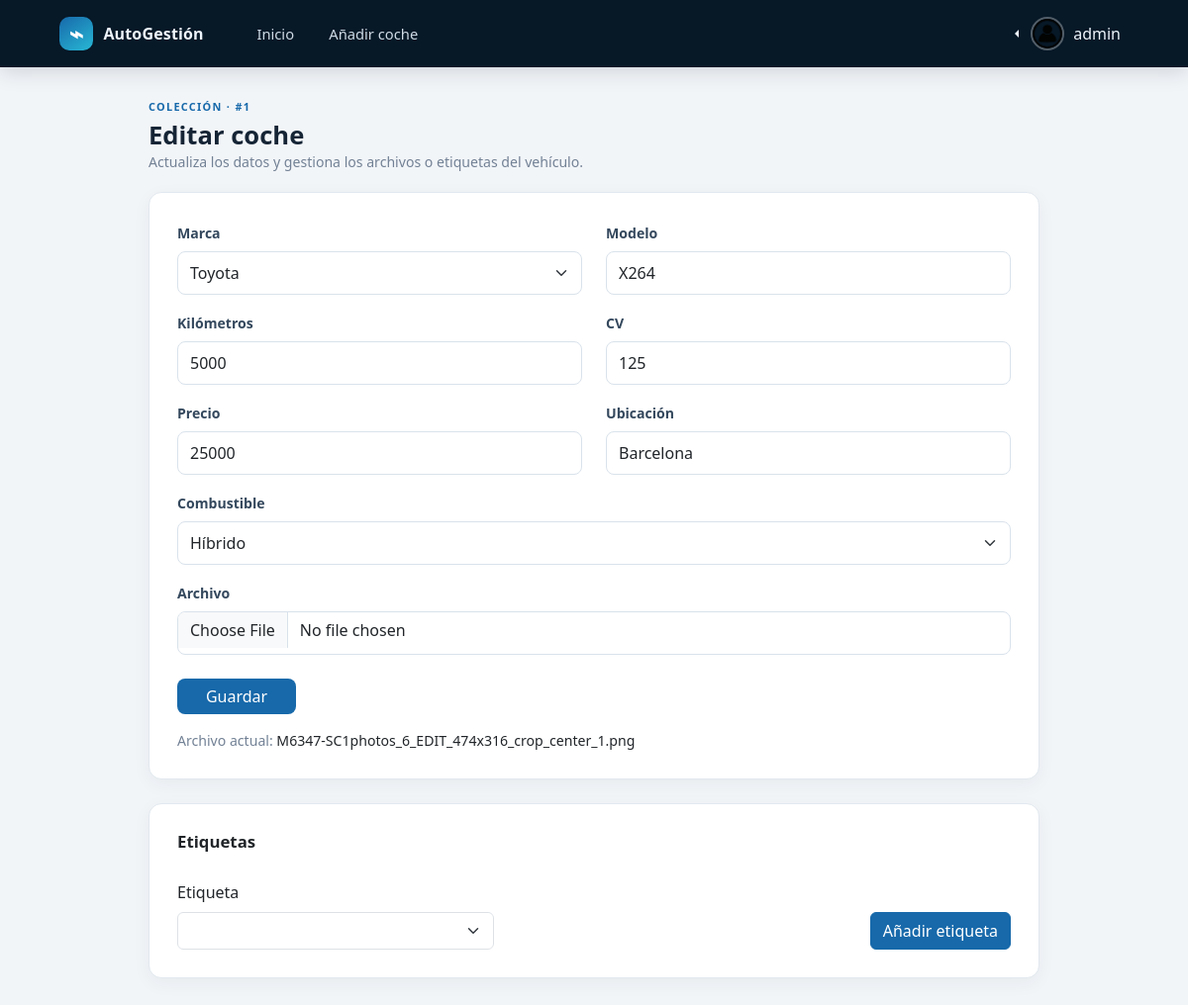
Screenshot of /tasks/update/1 (signed in) with the database file from the repository.
### app/auth/models.py (models this page shows, shortened)
class User(db.Model):
    __tablename__ = 'users'
    id = db.Column(db.Integer, primary_key=True)
    username = db.Column(db.String(80), unique=True, nullable=False)
    pwhash = db.Column(db.String(128), nullable=False)
    email = db.Column(db.String(255), nullable=False, unique=True)
    email_cofirmed_at = db.Column(db.DateTime())
    first_name = db.Column(db.String(100), nullable=False)
    last_name = db.Column(db.String(100), nullable=False)
    avatar_id = db.Column(db.Integer, db.ForeignKey('files.id'), nullable=True)
    address_id = db.Column(db.Integer, db.ForeignKey('addresses.id'), nullable=True)
    avatar = relationship('Document', lazy='joined')
    social_networks = relationship('SocialNetwork', lazy='joined', secondary='user_social_networks')
    lang = db.Column(db.Enum(LangChoices), default=LangChoices.EN)
    @property
    def is_authenticated(self):
        return True

### app/tasks/models.py (models this page shows, shortened)
class Task(db.Model):
    __tablename__ = 'coches'
    id=db.Column(db.Integer, primary_key=True)
    model=db.Column(db.String(255))
    document_id=db.Column(db.Integer, db.ForeignKey('files.id'))
    document = relationship("Document", lazy="joined")
    brand_id=db.Column(db.Integer, db.ForeignKey('brands.id'))
    brand = relationship("Brand", lazy="joined")
    km=db.Column(db.Integer)
    cv=db.Column(db.Integer)
    price=db.Column(db.Integer)
    place=db.Column(db.String(255))
    gasoline_type_id=db.Column(db.Integer, db.ForeignKey('gasoline.id'))
    gasoline = relationship("Gasoline", lazy="joined")
    user_id = db.Column(db.Integer, db.ForeignKey('users.id'), nullable=False)
    user = relationship('User', lazy='joined')
    tags = relationship("Tag", secondary=task_tags)

class Document(db.Model):
    __tablename__ = 'files'
    id=db.Column(db.Integer, primary_key=True)
    filename=db.Column(db.String(255))
    extension=db.Column(db.String(10))
    task = relationship("Task", back_populates="document", foreign_keys="Task.document_id", uselist=False)

### app/tasks/controllers.py (the view, shortened to what this page needs)
@taskRoute.route('/update/<int:id>', methods=['GET', 'POST'])
def update(id:int):
    task = operations.getById(id, show404=True)
    form = forms.Task()
    form.brand.choices = [(brand.id, brand.name) for brand in task_models.Brand.query.all()]
    form.gasoline.choices = [(gas.id, gas.type) for gas in task_models.Gasoline.query.all()]
    form_tag = forms.TaskTagAdd()
    form_tag.tag.choices = [(tag.id, tag.name) for tag in task_models.Tag.query.all()]
    formTagRemove = forms.TaskTagRemove()
    document = None
    if task.document_id is not None:
        document = operations.getByIdDocument(task.document_id)
    if request.method == 'GET':
        form.model.data = task.model
        form.brand.data = task.brand_id
        form.km.data = task.km
        form.cv.data = task.cv
        form.price.data = task.price
        form.place.data = task.place
        form.gasoline.data = task.gasoline_type_id
    return render_template("dashboard/tasks/update.html", form=form, formTag=form_tag, formTagRemove=formTagRemove, id=id, document=document, task=task)

### app/tasks/forms.py
class Task(FlaskForm):
    model = StringField(_('Modelo'), validators=[InputRequired(message=_('This field is required.'))])
    km = IntegerField(_('Kilómetros'))
    cv = IntegerField(_('CV'))
    price = IntegerField(_('Precio'))
    place = StringField(_('Ubicación'))
    gasoline = SelectField(_('Combustible'), choices=[], coerce=int)
    file = FileField(_('Archivo'))
    brand = SelectField(_('Marca'), choices=[], coerce=int)

class TaskTagAdd(FlaskForm):
    tag = SelectField(_('Etiqueta'), choices=[])

### app/__init__.py (called while the page is built)
def get_locale():
    return request.accept_languages.best_match(['es', 'en'])

### app/auth/controllers.py (called while the page is built)
@login_manager.user_loader
def load_user(user_id):
    return db.session.get(User, int(user_id))

### app/tasks/controllers.py (called while the page is built)
@taskRoute.before_request
@login_required
def before():
    pass

### app/tasks/operations.py (called while the page is built)
def getById(id: int, show404=False):
    if show404:
        task = db.get_or_404(models.Task, id)
    else:
        task = db.session.get(models.Task, id)
    return task

def getByIdDocument(id: int, show404=False):
    if show404:
        task = db.get_or_404(models.Document, id)
    else:
        task = db.session.get(models.Document, id)
    return task

### app/templates/dashboard/tasks/update.html (shortened to what this page needs)
{% extends "dashboard/base.html" %}
{% block content %}
<div class="container dashboard-form-page">
    <div class="dashboard-form-heading">
        <p class="fleet-eyebrow">{{ _('COLECCIÓN') }} · #{{ id }}</p>
        <h1>{{ _('Editar coche') }}</h1>
        <p class="fleet-muted mb-0">{{ _('Actualiza los datos y gestiona los archivos o etiquetas del vehículo.') }}</p>
    </div>
    <section class="card dashboard-form-card">
        <div class="card-body">
            <form class="dashboard-form" action="" method="post" enctype="multipart/form-data">
                {% include 'dashboard/tasks/_form.html' %}
            </form>
            <p class="small fleet-muted mt-3 mb-0">
                {% if document %}
                {{ _('Archivo actual:') }} <span class="text-body">{{ document.filename }}</span>
                {% else %}
                {{ _('Todavía no hay ningún archivo subido.') }}
                {% endif %}
            </p>
        </div>
    </section>
    <section class="card dashboard-detail-card mt-4">
        <div class="card-body">
            <h2 class="dashboard-section-title mt-0">{{ _('Etiquetas') }}</h2>
            {% include 'dashboard/tasks/tag/assing.html' %}
        </div>
    </section>
</div>
{% endblock %}

### app/templates/dashboard/base.html (shortened to what this page needs)
<!DOCTYPE html>
<html lang="es">
<head>
    <link rel="stylesheet" href="{{ url_for('static', filename='bootstrap/css/bootstrap.min.css')}}">
    <link rel="stylesheet" href="{{ url_for('static', filename='dashboard.css') }}">
</head>
<body class="fleet-page">
    <nav class="navbar navbar-expand-lg fleet-navbar">
        <div class="container-fluid">
            <a class="navbar-brand fleet-brand" href="{{ url_for('tasks.index') }}">
                <span class="fleet-brand-icon" aria-hidden="true">⌁</span>
                <span>AutoGestión</span>
            </a>
            <div class="navbar-collapse collapse" id="navbarApp">
                <ul class="navbar-nav fleet-nav-links">
                    <li class="nav-item">
                        <a class="nav-link" href="{{ url_for('tasks.index') }}">{{ _('Inicio') }}</a>
                    </li>
                    <li class="nav-item">
                        <a class="nav-link" href="{{ url_for('tasks.create') }}">{{ _('Añadir coche') }}</a>
                    </li>
                </ul>
                <ul class="navbar-nav ms-auto">
                    <li class="nav-item dropdown dropstart">
                        <a href="#" class="nav-link dropdown-toggle fleet-profile" data-bs-toggle="dropdown">
                            <img src="{{ url_for('static', filename='img/profile.png') }}" width="34" height="34" alt="">
                            <span>{{ current_user.username }}</span>
                        </a>
                    </li>
                </ul>
            </div>
        </div>
    </nav>
    <main class="dashboard-shell">
        {% block content %}{% endblock %}
    </main>
</body>
</html>

### app/templates/dashboard/tasks/_form.html (shortened to what this page needs)
<div class="row">
    <div class="col">
        <div class="mb-3">
            {{form.brand.label(class="form-label")}}
            {{form.brand(class="form-select")}}
        </div>
    </div>
    <div class="col">
        <div class="mb-3">
            {{form.model.label(class="form-label")}}
            {{form.model(class="form-control")}}
        </div>
    </div>
</div>
<div class="row">
    <div class="col">
        <div class="mb-3">
            {{form.km.label(class="form-label")}}
            {{form.km(class="form-control")}}
        </div>
    </div>
    <div class="col">
        <div class="mb-3">
            {{form.cv.label(class="form-label")}}
            {{form.cv(class="form-control")}}
        </div>
    </div>
</div>
<div class="row">
    <div class="col">
        <div class="mb-3">
            {{form.price.label(class="form-label")}}
            {{form.price(class="form-control")}}
        </div>
    </div>
    <div class="col">
        <div class="mb-3">
            {{form.place.label(class="form-label")}}
            {{form.place(class="form-control")}}
        </div>
    </div>
</div>
<div class="row">
    <div class="col">
        <div class="mb-3">
            {{form.gasoline.label(class="form-label")}}
            {{form.gasoline(class="form-select")}}
        </div>
    </div>
</div>
{% if id: %}
    <div class="mb-3">
        {{form.file.label(class="form-label")}}
        {{form.file(class="form-control")}}
    </div>
{% endif %}
<button class="btn btn-primary mt-2" type="submit">{{ _('Guardar') }}</button>

### app/assets/dashboard.css (style rules this page uses)
:root { --fleet-navy: #071827; --fleet-blue: #1769aa; --fleet-blue-dark: #12558d; --fleet-cyan: #28b8d5; --fleet-ink: #162536; --fleet-muted: #728195; --fleet-line: #e1e8ef; --fleet-bg: #f2f5f8; }
body.fleet-page { min-height: 100vh; background: var(--fleet-bg); color: var(--fleet-ink); }
.fleet-navbar { min-height: 68px; padding: 0.5rem clamp(1rem, 4vw, 3.25rem); background: var(--fleet-navy); box-shadow: 0 5px 20px rgb(7 24 39 / 14%); }
.fleet-navbar .navbar-brand, .fleet-navbar .nav-link { color: #eef5fc; }
.fleet-brand { display: inline-flex; align-items: center; gap: 0.65rem; margin-right: 2.5rem; font-size: 1rem; font-weight: 700; letter-spacing: 0.01em; }
.fleet-brand-icon, .fleet-empty-icon { display: inline-grid; width: 34px; height: 34px; place-items: center; border-radius: 10px; background: linear-gradient(145deg, var(--fleet-blue), var(--fleet-cyan)); color: white; font-size: 1.5rem; line-height: 1; }
.fleet-nav-links { gap: 0.5rem; }
.fleet-navbar .fleet-nav-links .nav-link { padding: 0.55rem 0.85rem; border-radius: 8px; color: #cfdae5; font-size: 0.92rem; }
.fleet-profile { display: inline-flex; align-items: center; gap: 0.55rem; color: #e6eef6; }
.fleet-profile img { border: 2px solid rgb(255 255 255 / 30%); border-radius: 50%; object-fit: cover; }
.dashboard-shell { width: min(1440px, 100%); margin: 0 auto; padding: 2rem clamp(1rem, 4vw, 3.25rem) 3rem; }
.fleet-eyebrow { margin: 0 0 0.35rem; color: var(--fleet-blue); font-size: 0.68rem; font-weight: 800; letter-spacing: 0.12em; }
.fleet-primary-button, .btn-primary { --bs-btn-bg: var(--fleet-blue); --bs-btn-border-color: var(--fleet-blue); --bs-btn-hover-bg: var(--fleet-blue-dark); --bs-btn-hover-border-color: var(--fleet-blue-dark); --bs-btn-active-bg: var(--fleet-blue-dark); --bs-btn-active-border-color: var(--fleet-blue-dark); }
.fleet-overview-card, .vehicle-card, .fleet-empty-state, .dashboard-form-card, .dashboard-detail-card { overflow: hidden; border: 1px solid var(--fleet-line); border-radius: 13px; background: white; box-shadow: 0 5px 18px rgb(23 42 61 / 5%); }
.fleet-muted { color: var(--fleet-muted); font-size: 0.88rem; }
.dashboard-form-page { max-width: 900px; padding: 0; }
.dashboard-form-heading { margin-bottom: 1.25rem; }
.dashboard-form-heading h1 { margin: 0; font-size: 1.6rem; font-weight: 750; }
.dashboard-form-card .card-body, .dashboard-detail-card .card-body { padding: clamp(1rem, 3vw, 1.75rem); }
.dashboard-form .form-label { color: #34485d; font-size: 0.88rem; font-weight: 650; }
.dashboard-form .form-control, .dashboard-form .form-select { min-height: 44px; border-color: #d9e2eb; border-radius: 8px; }
.dashboard-form .btn-success, .dashboard-form .btn-primary { min-width: 120px; border: 0; border-radius: 8px; background: var(--fleet-blue); color: white; }
.dashboard-section-title { margin: 1.5rem 0 0.75rem; font-size: 1.05rem; font-weight: 750; }
.dashboard-tag-form select { max-width: 320px; }

### rows the page displays
User: username "admin"
Task: brand "Toyota", model "X264", km "5000", cv "125", price "25000", place "Barcelona"
Document: filename "M6347-SC1photos_6_EDIT_474x316_crop_center_1.png"

### other values shown
{{ id }} "1"
